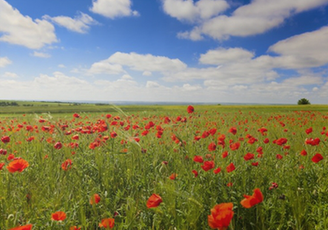
#> input picture meadow.png, 328 x 230 px, found by its file name
$ python trackbar.py
#> lines starting #> are read from the running program, lines starting #| are printed output that depends on the picture; after the words box and inside, x2 and y2 are one past the last pixel; in counts of white or black regions, pixels touching at a corner belong together
import cv2
import numpy as np

def func(x):
    pass

cv2.namedWindow("Trackbar")

cv2.resizeWindow("Trackbar",500,250)

cv2.createTrackbar("Lower-H","Trackbar",0,180,func)
#> slider 'Lower-H' is set to 36
cv2.createTrackbar("Lower-S","Trackbar",0,255,func)
#> slider 'Lower-S' is set to 51
cv2.createTrackbar("Lower-V","Trackbar",0,255,func)
#> slider 'Lower-V' is set to 51

cv2.createTrackbar("Upper-H","Trackbar",0,180,func)
#> slider 'Upper-H' is set to 180
cv2.createTrackbar("Upper-S","Trackbar",0,255,func)
#> slider 'Upper-S' is set to 255
cv2.createTrackbar("Upper-V","Trackbar",0,255,func)
#> slider 'Upper-V' is set to 255

cv2.setTrackbarPos("Upper-H","Trackbar",180)
cv2.setTrackbarPos("Upper-S","Trackbar",255)
cv2.setTrackbarPos("Upper-V","Trackbar",255)

frame = cv2.imread("meadow.png")
#> frame is the input picture: shape (230, 328, 3); mean B, G, R 107.4, 131.3, 132.8

while 1:

    hsv = cv2.cvtColor(frame,cv2.COLOR_BGR2HSV)
#> hsv: shape (230, 328, 3); mean H, S, V 54.2, 118.4, 152.3
    lh = cv2.getTrackbarPos("Lower-H","Trackbar")
    ls = cv2.getTrackbarPos("Lower-S","Trackbar")
    lv = cv2.getTrackbarPos("Lower-V","Trackbar")

    uh = cv2.getTrackbarPos("Upper-H","Trackbar")
    us = cv2.getTrackbarPos("Upper-S","Trackbar")
    uv = cv2.getTrackbarPos("Upper-V","Trackbar")

    lower_color = np.array([lh,ls,lv])
    upper_color = np.array([uh,us,uv])

    mask = cv2.inRange(hsv,lower_color,upper_color)
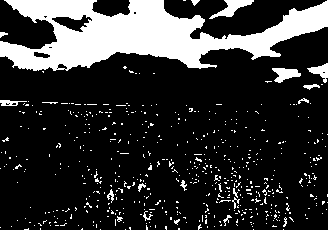
#> mask: shape (230, 328); 19.8% white; 550 white regions (531 under 20 px), largest, box (x1, y1, x2, y2) and area: (0, 0, 328, 71) 11936, (209, 0, 254, 19) 333, (272, 68, 301, 83) 257
    bitwise = cv2.bitwise_and(frame,frame,mask=mask)
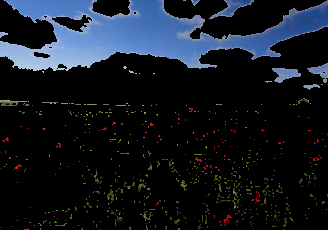
#> bitwise: shape (230, 328, 3); mean B, G, R 33.4, 24.9, 19.3
    cv2.imshow("original",frame)
    cv2.imshow("mask",mask)
    cv2.imshow("bitwise",bitwise)

    if cv2.waitKey(20) & 0xFF == ord('q'):
#> (key q is pressed here)
        break

#vid.relase()
cv2.destroyAllWindows()
